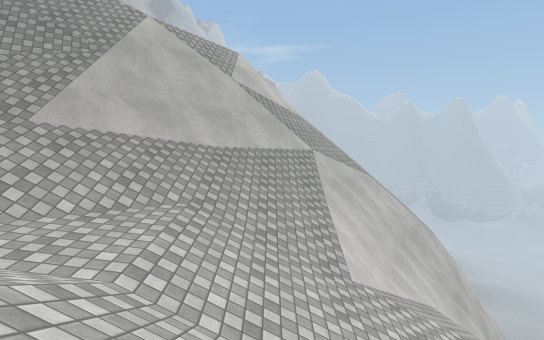
View 1 (above)

22 first-person views from a walk through a Unity game level. The camera is 1.3 m above the floor, tilts 2° down and sees 80° across. The floor is counted in squares, 2 m on a side. Each view is taken from the middle of a square. On the plan, view 1 faces up. The plan holds only what a view shows up to about 10 squares ahead; the rest is blank. The place goes on beyond the plan. Surface patterns are stand-ins for the level's own textures.

View 2
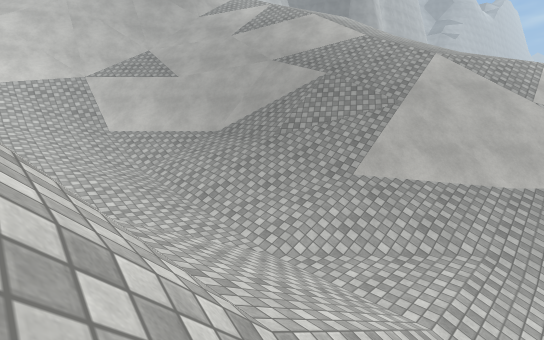

View 3
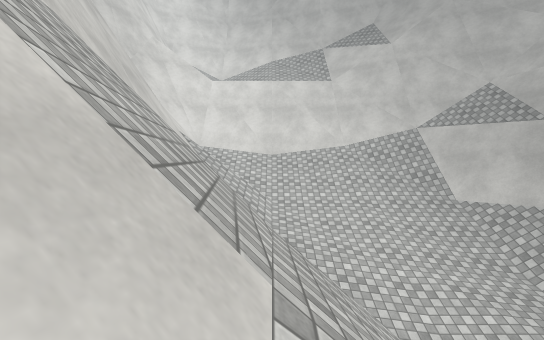

View 4
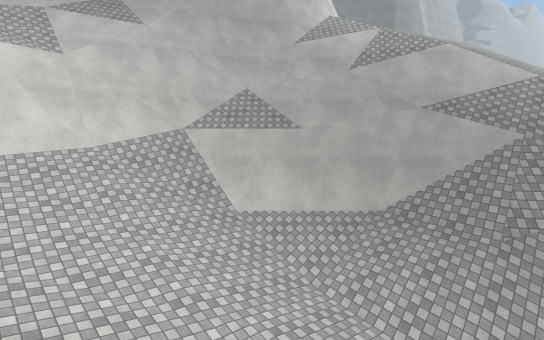

View 5
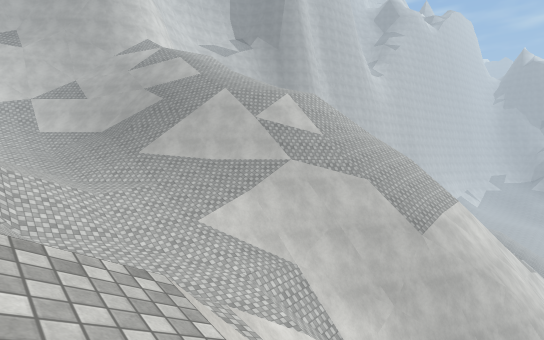

View 6
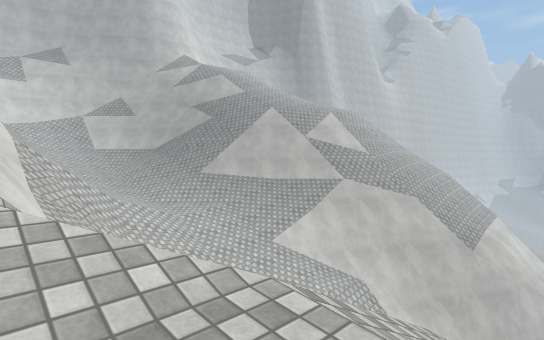

View 7
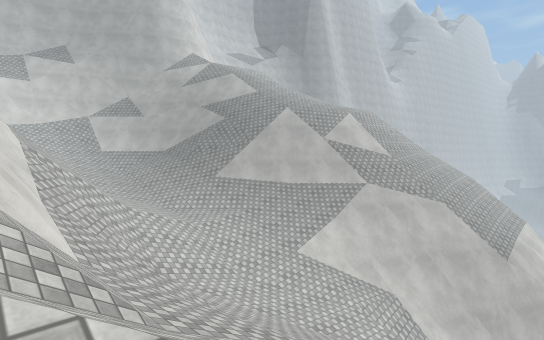

View 8
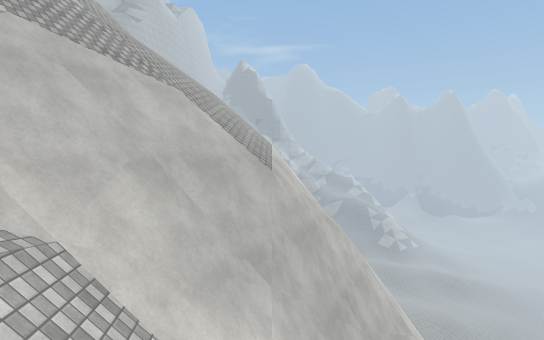

View 9
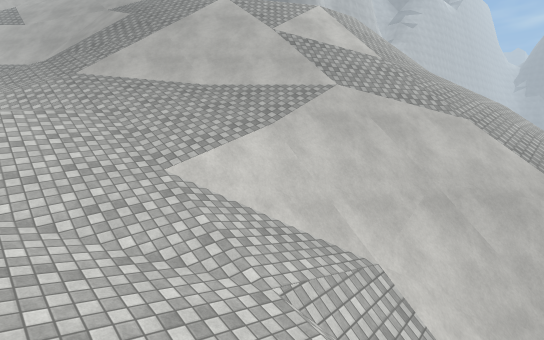

View 10
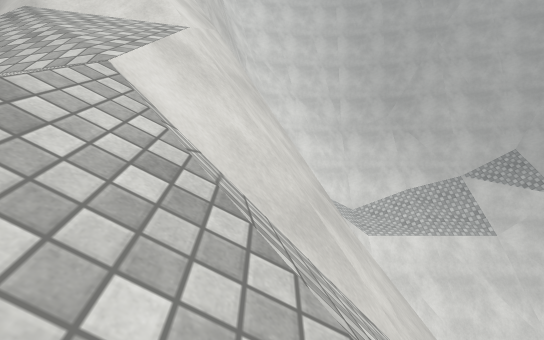

View 11
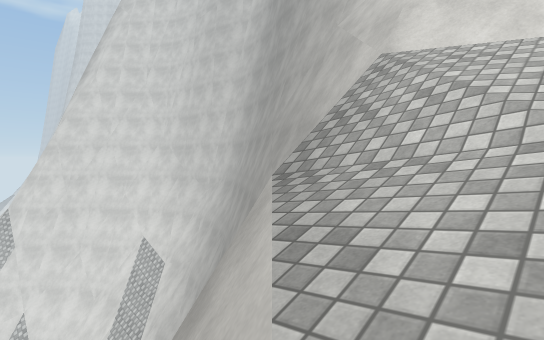

View 12
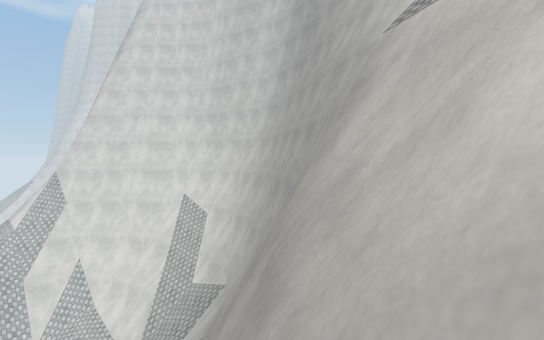

View 13
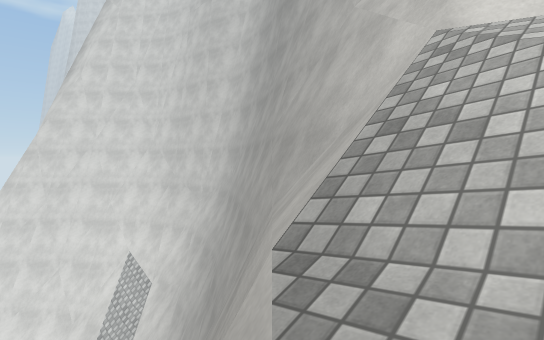

View 14
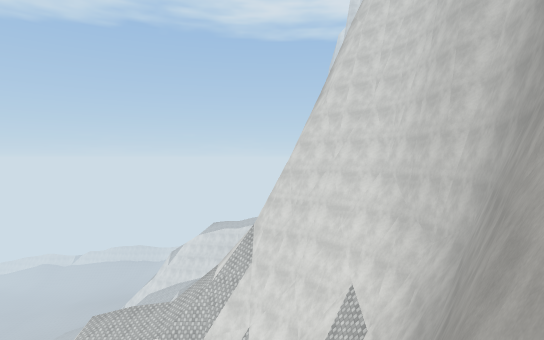

View 15
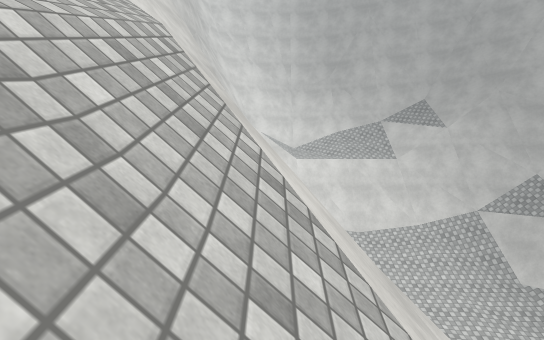

View 16
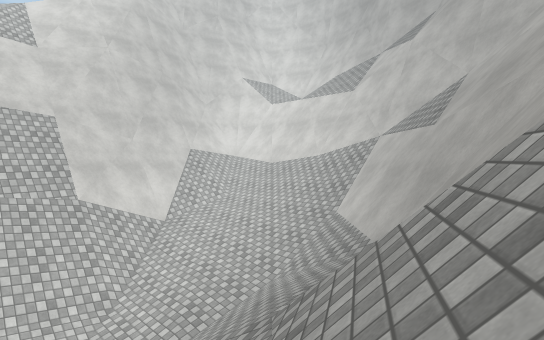

View 17
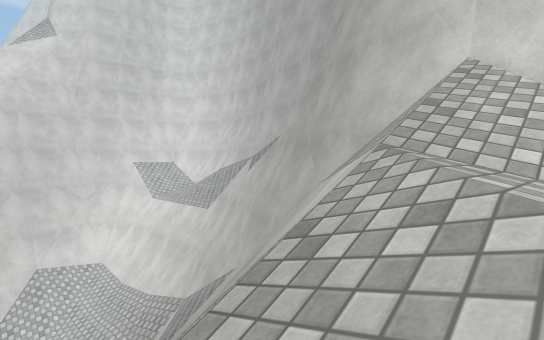

View 18
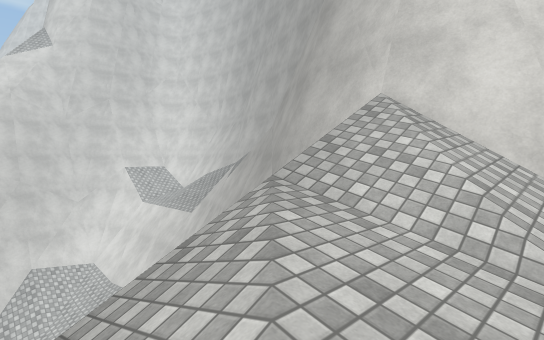

View 19
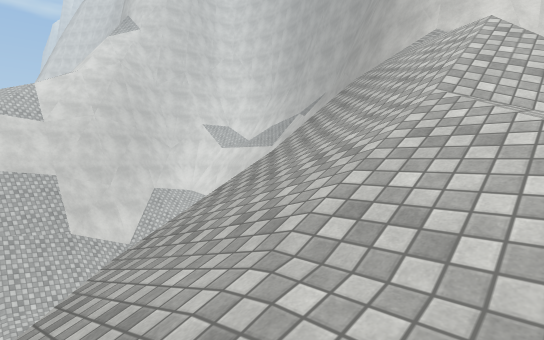

View 20
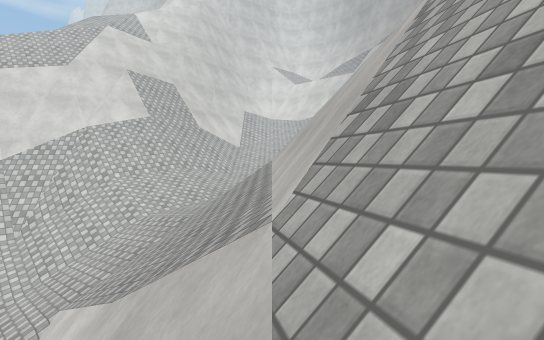

View 21
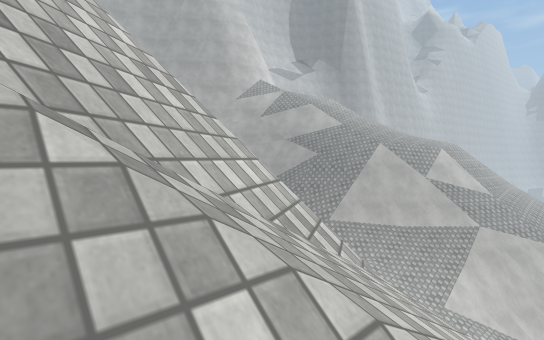

View 22
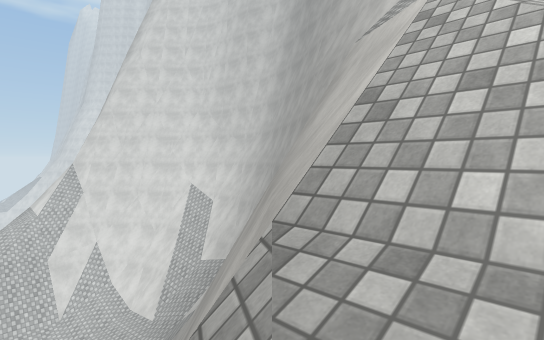

### Floor plan
Key: @ floor where view 1 was taken; # wall or solid block; . main floor; : floor 4.75 m higher than the main floor; + floor 6.5 m higher than the main floor; * floor 9.75 m higher than the main floor; / step, stairs or slope; = window, fence, low wall or low ledge; v drop or lower ground.
Columns run from 13 left of view 1 to 9 right of it. Each row starts with its distance up from view 1.
 14                 //
 13                ////  vv
 12              //////vvvv
 11        ////////////vvv
 10  ##v//////////////.vvv
  9   #//////////#//vvvvv
  8   #////////////vv##v
  7   #/=/#=///v##/v##=
  6  ##v=##////##//##=v
  5  #vvv##=///#///#///
  4 ##   ##////////////
  3  #####/////////////
  2  ####//////////////v
  1  ##///////////////  v
  0  ##//////////@///// vv
 -1  ##//////////////// ///
 -2  ##///////////////////
 -3  ##///###// #####///+:
 -4  ##/*####// vvv =/
 -5   ##########// ///
 -6       #=vv=//  ///
 -7       ##=/////
 -8     ###v=////
 -9      ##///vvv
-10      ##//vvv
-11      #vvv vv
-12     ##vvv v
-13     #vvv
-14    ##vvvv
-15   ##vvvvvv
-16   #vvvvvvv
-17  ##vvvvvv
-18  #vvvv
-19  #vvvv
-20  #vvv

Positions as (right, up) in squares from view 1, and headings:
1: (0, 0), facing up
2: (0, -1), facing up-left
3: (-2, -2), facing left
4: (-4, -2), facing up-left
5: (9, -1), facing up-left
6: (8, -3), facing up-left
7: (7, -3), facing up-left
8: (5, 3), facing up
9: (5, 2), facing up-left
10: (-3, -7), facing left
11: (-3, -8), facing down-left
12: (-1, -8), facing down-left
13: (-4, -9), facing down-left
14: (-6, -10), facing down
15: (0, -5), facing left
16: (-3, 6), facing down-left
17: (-7, 9), facing down-left
18: (-7, 10), facing down-left
19: (-2, 11), facing down-left
20: (2, 9), facing down-left
21: (4, -6), facing up-left
22: (0, -7), facing down-left
